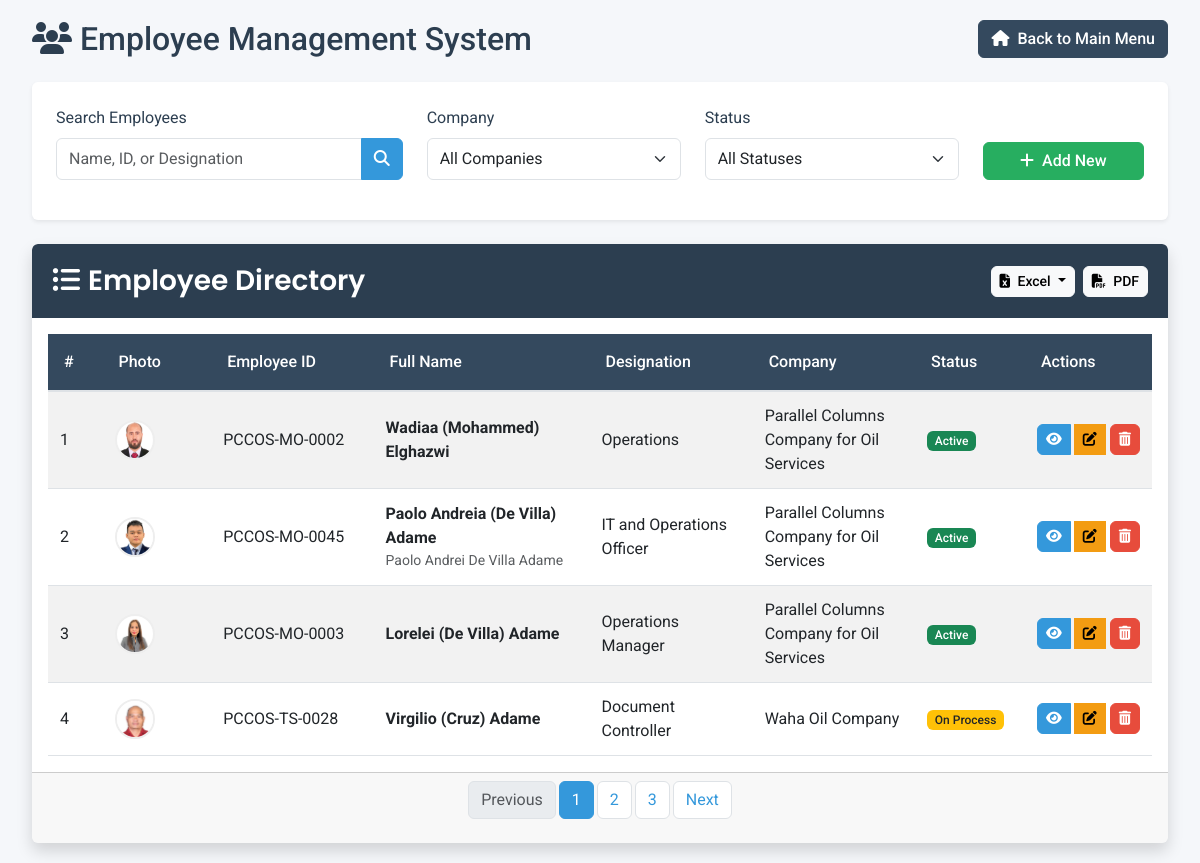
Page /list on the committed database.
### tables this page shows
CREATE TABLE Employees (
                        EmployeeId TEXT PRIMARY KEY,
                        FirstName TEXT NOT NULL,
                        MiddleName TEXT,
                        LastName TEXT NOT NULL,
                        DisplayName TEXT NOT NULL,
                        FullNameArabic TEXT,
                        EmploymentType TEXT NOT NULL,
                        Nationality TEXT NOT NULL,
                        NationalityArabic TEXT,
                        PassportNumber TEXT NOT NULL,
                        Designation TEXT NOT NULL,
                        DesignationArabic TEXT,
                        Company TEXT NOT NULL,
                        CompanyArabic TEXT,
                        PhotoPath TEXT,
                        FieldOfAssignment TEXT NOT NULL,
                        FieldSite TEXT NOT NULL,
                        Rotation TEXT NOT NULL,
                        Birthday DATE NOT NULL,
                        Age INTEGER,
                        EmailAddress TEXT,
                        ContactNumber TEXT NOT NULL,
                        Rate REAL NOT NULL,
                        RateDescription TEXT NOT NULL,
                        ArrivalDate DATE NOT NULL,
                        StartedDate DATE NOT NULL,
                        Retired TEXT NOT NULL,
                        Status TEXT NOT NULL
                    );

### Employee_Management_System.py (the view)
@app.route('/list')
def employee_list():
    employees = get_all_employees()
    return render_template('employee_list.html', employees=employees)

### Employee_Management_System.py (called while the page is built)
@contextmanager
def get_db_connection():
    conn = None
    try:
        conn = sqlite3.connect('employees.db')
        conn.row_factory = sqlite3.Row
        yield conn
    except sqlite3.Error as e:
        error_message = f"Database error: {e}"
        print(error_message)
        flash(error_message, 'danger')
        raise
    finally:
        if conn:
            conn.close()

def get_all_employees() -> list:
    try:
        with get_db_connection() as conn:
            cursor = conn.cursor()
            cursor.execute('SELECT * FROM Employees')
            return [dict(row) for row in cursor.fetchall()]
    except sqlite3.Error as e:
        error_message = f"Error retrieving employees: {e}"
        print(error_message)
        flash(error_message, 'danger')
        abort(500)

### templates/employee_list.html (shortened to what this page needs)
<!DOCTYPE html>
<html lang="en">
<head>
    <link href="https://cdn.jsdelivr.net/npm/bootstrap@5.3.0/dist/css/bootstrap.min.css" rel="stylesheet">
    <link href="https://cdnjs.cloudflare.com/ajax/libs/font-awesome/6.4.0/css/all.min.css" rel="stylesheet">
</head>
<body>
    <div class="container-fluid">
        <div class="row mb-4">
            <div class="col-12">
                <div class="d-flex justify-content-between align-items-center">
                    <h2 class="text-center mb-0">
                        <i class="fas fa-users me-2"></i>Employee Management System
                    </h2>
                    <a href="{{ url_for('main_menu') }}" class="btn btn-secondary">
                        <i class="fas fa-home me-1"></i> Back to Main Menu
                    </a>
                </div>
            </div>
        </div>
        <div class="search-container mb-4 fade-in">
            <div class="row">
                <div class="col-md-4 mb-3">
                    <label for="searchInput" class="form-label">Search Employees</label>
                    <div class="input-group">
                        <input type="text" class="form-control" id="searchInput" placeholder="Name, ID, or Designation">
                        <button class="btn btn-primary" type="button" id="searchButton">
                            <i class="fas fa-search"></i>
                        </button>
                    </div>
                </div>
                <div class="col-md-3 mb-3">
                    <label for="companyFilter" class="form-label">Company</label>
                    <select class="form-select" id="companyFilter">
                        <option value="">All Companies</option>
                    </select>
                </div>
                <div class="col-md-3 mb-3">
                    <label for="statusFilter" class="form-label">Status</label>
                    <select class="form-select" id="statusFilter">
                        <option value="">All Statuses</option>
                    </select>
                </div>
                <div class="col-md-2 mb-3 d-flex align-items-end">
                    <button class="btn btn-success w-100" id="addEmployeeBtn">
                        <i class="fas fa-plus me-1"></i> Add New
                    </button>
                </div>
            </div>
        </div>
        <div class="card fade-in">
            <div class="card-header d-flex justify-content-between align-items-center">
                <h3 class="card-title m-0">
                    <i class="fas fa-list-ul me-2"></i>Employee Directory
                </h3>
                <div class="d-flex">
                    <div class="dropdown me-2">
                        <button class="btn btn-sm btn-light dropdown-toggle" type="button" id="excelDropdown" data-bs-toggle="dropdown" aria-expanded="false">
                            <i class="fas fa-file-excel me-1"></i> Excel
                        </button>
                    </div>
                    <button class="btn btn-sm btn-light" id="exportPdfBtn">
                        <i class="fas fa-file-pdf me-1"></i> PDF
                    </button>
                </div>
            </div>
            <div class="card-body">
                <div class="table-responsive">
                    <table class="table table-striped table-hover" id="employeeTable">
                        <thead class="thead-dark">
                            <tr>
                                <th style="width: 5%">#</th>
                                <th style="width: 10%">Photo</th>
                                <th style="width: 15%">Employee ID</th>
                                <th style="width: 20%">Full Name</th>
                                <th style="width: 15%">Designation</th>
                                <th style="width: 15%">Company</th>
                                <th style="width: 10%">Status</th>
                                <th style="width: 10%">Actions</th>
                            </tr>
                        </thead>
                        <tbody>
                            {% for employee in employees %}
                            <tr class="fade-in" style="animation-delay: {{ loop.index * 0.05 }}s">
                                <td data-label="#">{{ loop.index }}</td>
                                <td data-label="Photo">
                                    {% if employee.PhotoPath %}
                                    <img src="{{ url_for('static', filename=employee.PhotoPath) }}" alt="Employee Photo" class="employee-photo"
                                         onerror="this.onerror=null;this.src='{{ url_for('static', filename='images/default-profile.jpg') }}'">
                                    {% else %}
                                    <div class="employee-photo bg-secondary text-white d-flex justify-content-center align-items-center">
                                        <i class="fas fa-user"></i>
                                    </div>
                                    {% endif %}
                                </td>
                                <td data-label="Employee ID">{{ employee.EmployeeId }}</td>
                                <td data-label="Full Name">
                                    <strong>{{ employee.DisplayName }}</strong>
                                    <div class="text-muted small">{{ employee.FullNameArabic }}</div>
                                </td>
                                <td data-label="Designation">
                                    {{ employee.Designation }}
                                </td>
                                <td data-label="Company">{{ employee.Company }}</td>
                                <td data-label="Status">
                                    {% if employee.Status == 'Active' %}
                                    <span class="badge bg-success">{{ employee.Status }}</span>
                                    {% elif employee.Status == 'Inactive' %}
                                    <span class="badge bg-danger">{{ employee.Status }}</span>
                                    {% else %}
                                    <span class="badge bg-warning text-dark">{{ employee.Status }}</span>
                                    {% endif %}
                                </td>
                                <td data-label="Actions">
                                    <div class="btn-group" role="group">
                                        <a href="/profile/{{ employee.EmployeeId }}" class="btn btn-sm btn-primary" title="View Profile">
                                            <i class="fas fa-eye"></i>
                                        </a>
                                        <a href="/update/{{ employee.EmployeeId }}" class="btn btn-sm btn-warning" title="Edit">
                                            <i class="fas fa-edit"></i>
                                        </a>
                                        <form action="/delete/{{ employee.EmployeeId }}" method="POST" class="d-inline">
                                            <button type="submit" class="btn btn-sm btn-danger" title="Delete" onclick="return confirmDelete()">
                                                <i class="fas fa-trash-alt"></i>
                                            </button>
                                        </form>
                                    </div>
                                </td>
                            </tr>
                            {% endfor %}
                        </tbody>
                    </table>
                </div>
            </div>
            <div class="card-footer">
                <nav aria-label="Employee pagination">
                    <ul class="pagination">
                        <li class="page-item disabled">
                            <a class="page-link" href="#" tabindex="-1" aria-disabled="true">Previous</a>
                        </li>
                        <li class="page-item active"><a class="page-link" href="#">1</a></li>
                        <li class="page-item"><a class="page-link" href="#">2</a></li>
                        <li class="page-item"><a class="page-link" href="#">3</a></li>
                        <li class="page-item">
                            <a class="page-link" href="#">Next</a>
                        </li>
                    </ul>
                </nav>
            </div>
        </div>
    </div>
</body>
</html>

### templates/employee_list.html (style rules this page uses)
:root { --primary-color: #2c3e50; --secondary-color: #34495e; --accent-color: #3498db; --success-color: #27ae60; --danger-color: #e74c3c; --warning-color: #f39c12; --light-bg: #f8f9fa; --dark-text: #2c3e50; --light-text: #ecf0f1; --border-radius: 0.375rem; --box-shadow: 0 0.5rem 1rem rgba(0, 0, 0, 0.15); --transition: all 0.3s ease; }
body { font-family: 'Roboto', sans-serif; background-color: #f5f7fa; color: var(--dark-text); }
.container-fluid { max-width: 98%; padding: 20px; }
.card { border: none; border-radius: var(--border-radius); box-shadow: var(--box-shadow); overflow: hidden; transition: var(--transition); }
.card-header { background-color: var(--primary-color); color: white; padding: 1.25rem; border-bottom: none; }
.card-title { font-family: 'Poppins', sans-serif; font-weight: 600; margin: 0; }
.table-responsive { overflow-x: auto; }
.table { margin-bottom: 0; width: 100%; }
.table thead th { background-color: var(--secondary-color); color: white; font-weight: 500; vertical-align: middle; padding: 1rem; border-bottom-width: 2px; }
.table tbody td { vertical-align: middle; padding: 0.75rem; }
.table-striped tbody tr:nth-of-type(odd) { background-color: rgba(0, 0, 0, 0.02); }
.badge { font-weight: 500; padding: 0.35em 0.65em; }
.btn { font-weight: 500; padding: 0.375rem 0.75rem; transition: var(--transition); border-radius: var(--border-radius); }
.btn-sm { padding: 0.25rem 0.5rem; font-size: 0.875rem; }
.btn-group .btn { margin-right: 0.25rem; }
.btn-group .btn:last-child { margin-right: 0; }
.btn-primary { background-color: var(--accent-color); border-color: var(--accent-color); }
.btn-secondary { background-color: var(--secondary-color); border-color: var(--secondary-color); }
.btn-danger { background-color: var(--danger-color); border-color: var(--danger-color); }
.btn-success { background-color: var(--success-color); border-color: var(--success-color); }
.btn-warning { background-color: var(--warning-color); border-color: var(--warning-color); }
.search-container { background-color: white; padding: 1.5rem; border-radius: var(--border-radius); box-shadow: 0 0.125rem 0.25rem rgba(0, 0, 0, 0.075); margin-bottom: 1.5rem; }
.form-control, .form-select { border-radius: var(--border-radius); padding: 0.5rem 0.75rem; transition: var(--transition); }
.pagination { justify-content: center; }
.page-item.active .page-link { background-color: var(--accent-color); border-color: var(--accent-color); }
.page-link { color: var(--accent-color); border-radius: var(--border-radius); margin: 0 0.25rem; }
.employee-photo { width: 40px; height: 40px; border-radius: 50%; object-fit: cover; border: 2px solid #eee; }
.fade-in { animation: fadeIn 0.3s ease-out forwards; }

### rows in the picture
Employees: PhotoPath (picture), EmployeeId "PCCOS-MO-0002", DisplayName "Wadiaa (Mohammed) Elghazwi", Designation "Operations", Company "Parallel Columns Company for Oil Services", Status "Active"
Employees: PhotoPath (picture), EmployeeId "PCCOS-MO-0045", DisplayName "Paolo Andreia (De Villa) Adame", FullNameArabic "Paolo Andrei De Villa Adame", Designation "IT and Operations Officer", Company "Parallel Columns Company for Oil Services", Status "Active"
Employees: PhotoPath (picture), EmployeeId "PCCOS-MO-0003", DisplayName "Lorelei (De Villa) Adame", Designation "Operations Manager", Company "Parallel Columns Company for Oil Services", Status "Active"
Employees: PhotoPath (picture), EmployeeId "PCCOS-TS-0028", DisplayName "Virgilio (Cruz) Adame", Designation "Document Controller", Company "Waha Oil Company", Status "On Process"
